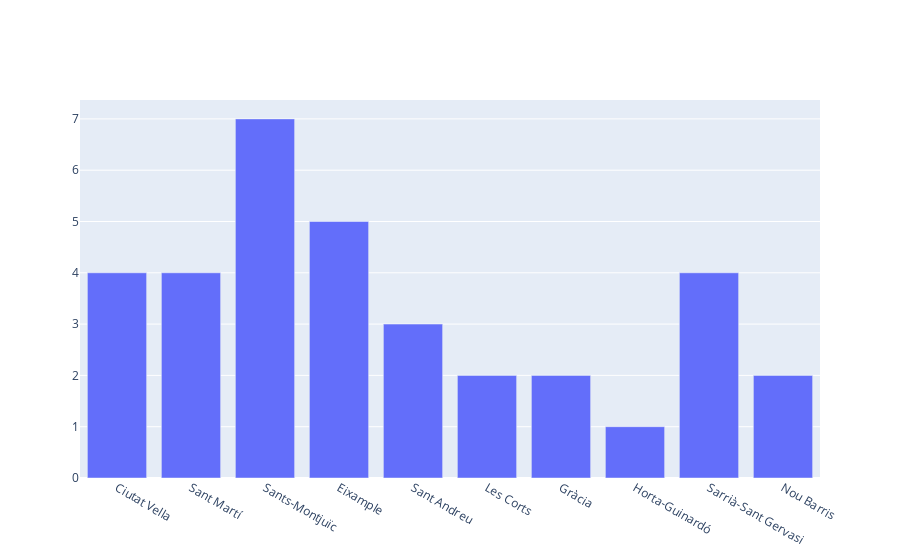

Notebook code cell kept with this figure:
### Code cell
df_transport= pd.read_csv("./transports.csv")
df_transport = df_transport.groupby(['District.Name', 'Transport']).size()
soorten_transport = [4, 4, 7, 5, 3, 2, 2,1, 4, 2]

fig4 = go.Figure([go.Bar(x=districten, y= soorten_transport)])
fig4.show()

### Figure 1 — Plotly figure (JSON) as saved in the notebook; plotly's stock layout.template omitted (floating-point values rounded to 4 significant figures)
{"data": [{"type": "bar", "x": ["Ciutat Vella", "Sant Martí", "Sants-Montjuïc", "Eixample", "Sant Andreu", "Les Corts", "Gràcia", "Horta-Guinardó", "Sarrià-Sant Gervasi", "Nou Barris"], "y": [4, 4, 7, 5, 3, 2, 2, 1, 4, 2]}], "layout": {}}
